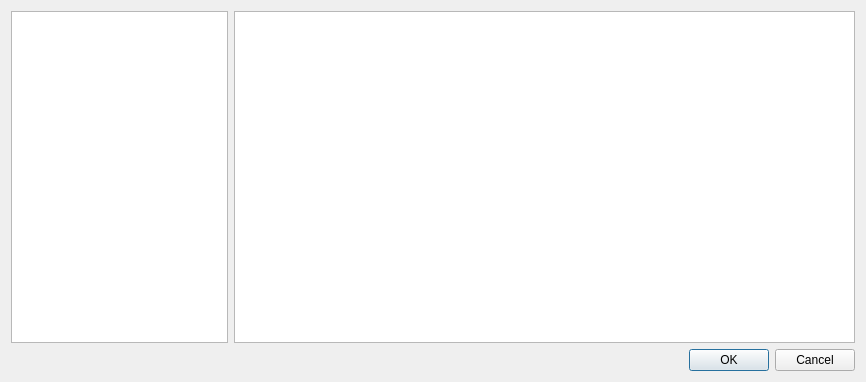
<?xml version="1.0" encoding="UTF-8"?>
<ui version="4.0">
 <class>IconPickerDialog</class>
 <widget class="QDialog" name="IconPickerDialog">
  <property name="geometry">
   <rect>
    <x>0</x>
    <y>0</y>
    <width>866</width>
    <height>382</height>
   </rect>
  </property>
  <property name="windowTitle">
   <string>Dialog</string>
  </property>
  <layout class="QVBoxLayout" name="verticalLayout">
   <item>
    <layout class="QHBoxLayout" name="horizontalLayout" stretch="7,20">
     <item>
      <widget class="DirectoryListView" name="listView">
       <property name="editTriggers">
        <set>QAbstractItemView::NoEditTriggers</set>
       </property>
       <property name="alternatingRowColors">
        <bool>true</bool>
       </property>
      </widget>
     </item>
     <item>
      <widget class="IconPickerView" name="graphicsView"/>
     </item>
    </layout>
   </item>
   <item>
    <widget class="QDialogButtonBox" name="buttonBox">
     <property name="orientation">
      <enum>Qt::Horizontal</enum>
     </property>
     <property name="standardButtons">
      <set>QDialogButtonBox::Cancel|QDialogButtonBox::Ok</set>
     </property>
    </widget>
   </item>
  </layout>
 </widget>
 <customwidgets>
  <customwidget>
   <class>IconPickerView</class>
   <extends>QGraphicsView</extends>
   <header>icon_picker_view.hpp</header>
  </customwidget>
  <customwidget>
   <class>DirectoryListView</class>
   <extends>QListView</extends>
   <header>directory_list_view.hpp</header>
  </customwidget>
 </customwidgets>
 <resources/>
 <connections>
  <connection>
   <sender>buttonBox</sender>
   <signal>accepted()</signal>
   <receiver>IconPickerDialog</receiver>
   <slot>accept()</slot>
   <hints>
    <hint type="sourcelabel">
     <x>248</x>
     <y>254</y>
    </hint>
    <hint type="destinationlabel">
     <x>157</x>
     <y>274</y>
    </hint>
   </hints>
  </connection>
  <connection>
   <sender>buttonBox</sender>
   <signal>rejected()</signal>
   <receiver>IconPickerDialog</receiver>
   <slot>reject()</slot>
   <hints>
    <hint type="sourcelabel">
     <x>316</x>
     <y>260</y>
    </hint>
    <hint type="destinationlabel">
     <x>286</x>
     <y>274</y>
    </hint>
   </hints>
  </connection>
 </connections>
</ui>
